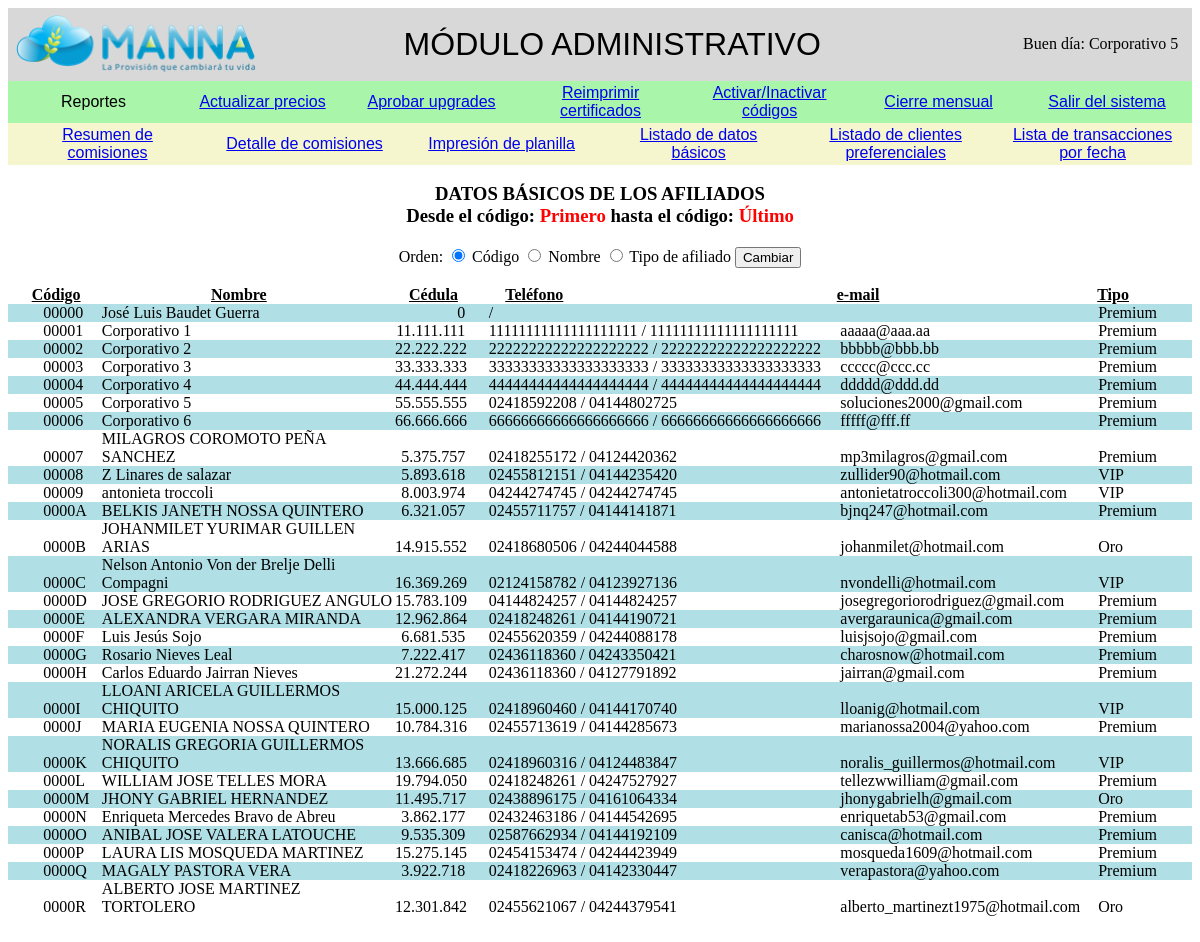
The app's page /admin/datosbasicos.php (signed in) with its own data.
### tables this page shows
CREATE TABLE `afiliados` (
  `id` bigint(20) NOT NULL COMMENT 'Id del sistema',
  `tit_codigo` varchar(20) NOT NULL COMMENT 'Código del titular',
  `tit_codigo_largo` varchar(20) NOT NULL COMMENT 'Código en el sistema del titular',
  `cot_codigo_largo` varchar(20) NOT NULL COMMENT 'Código en el sistema del cotitular',
  `tit_nombres` varchar(150) NOT NULL COMMENT 'Nombres del titular',
  `tit_apellidos` varchar(150) NOT NULL COMMENT 'Apellidos del titular',
  `tit_cedula` varchar(9) NOT NULL COMMENT 'Cédula del titular',
  `tit_rif` varchar(10) NOT NULL COMMENT 'R.I.F. del titular',
  `tit_fecha_nac` char(10) NOT NULL COMMENT 'Fecha de nacimiento del titular',
  `tit_edo_civil` varchar(10) NOT NULL COMMENT 'Estado civil del titular',
  `tit_sexo` varchar(9) NOT NULL COMMENT 'Sexo del titular',
  `tit_profesion` varchar(150) NOT NULL COMMENT 'Profesión del titular',
  `cot_nombres` varchar(150) NOT NULL COMMENT 'Nombres del cotitular',
  `cot_apellidos` varchar(150) NOT NULL COMMENT 'Apellidos del cotitular',
  `cot_cedula` varchar(9) NOT NULL COMMENT 'Cédula del cotitular',
  `cot_rif` varchar(10) NOT NULL COMMENT 'R.I.F. del cotitular',
  `cot_fecha_nac` char(10) NOT NULL COMMENT 'Fecha de nacimiento del cotitular',
  `cot_edo_civil` varchar(10) NOT NULL COMMENT 'Estado civil del cotitular',
  `cot_sexo` varchar(9) NOT NULL COMMENT 'Sexo del cotitular',
  `calle` varchar(150) NOT NULL COMMENT 'Calle / Avenida / Vereda',
  `cruce` varchar(150) NOT NULL COMMENT 'Cruce con / Sector / Manzana',
  `casa` varchar(50) NOT NULL COMMENT 'Casa / Edificio',
  `sector` varchar(150) NOT NULL COMMENT 'Urbanización / Sector',
  `piso` varchar(50) NOT NULL COMMENT 'Piso No.',
  `apto` varchar(50) NOT NULL COMMENT 'Apto. No.',
  `referencia` varchar(150) NOT NULL COMMENT 'Punto de referencia',
  `ciudad` varchar(150) NOT NULL COMMENT 'Ciudad',
  `municipio` varchar(150) NOT NULL COMMENT 'Municipio',
  `estado` varchar(150) NOT NULL COMMENT 'Estado',
  `parroquia` varchar(150) NOT NULL COMMENT 'Parroquia',
  `cod_postal` varchar(10) NOT NULL COMMENT 'Código Postal',
  `pais` varchar(150) NOT NULL COMMENT 'País',
  `tel_local` varchar(50) NOT NULL COMMENT 'Teléfono Local',
  `tel_celular` varchar(50) NOT NULL COMMENT 'Teléfono Celular',
  `email` varchar(150) NOT NULL COMMENT 'Correo electrónico',
  `enrol_codigo` varchar(20) NOT NULL COMMENT 'Código del enrolador',
  `enrol_nombre_completo` varchar(200) NOT NULL COMMENT 'Nombre completo del enrolador',
  `patroc_codigo` varchar(20) NOT NULL COMMENT 'Código del patrocinador',
  `patroc_nombre_completo` varchar(200) NOT NULL COMMENT 'Nombre completo del patrocinador',
  `banco_nombre_cta` varchar(200) NOT NULL COMMENT 'Titular de la cuenta bancaria',
  `banco_numero_cta` char(20) NOT NULL COMMENT 'Número de cuenta',
  `banco_nombre_bco` varchar(150) NOT NULL COMMENT 'Nombre del banco',
  `banco_sucursal` varchar(150) NOT NULL COMMENT 'Sucursal del banco',
  `banco_estado` varchar(150) NOT NULL COMMENT 'Estado de ubicación de la sucursal bancaria',
  `banco_tipo_cta` varchar(30) NOT NULL COMMENT 'Tipo de cuenta bancaria',
  `tipo_persona` varchar(12) NOT NULL COMMENT 'Tipo de persona jurídica',
  `nacionalidad` varchar(10) NOT NULL COMMENT 'Nacionalidad',
  `tipo_afiliado` varchar(7) NOT NULL COMMENT 'Tipo de afiliado',
  `tipo_kit` varchar(6) NOT NULL COMMENT 'Línea de afliación',
  `fecha_afiliacion` date NOT NULL COMMENT 'Fecha de afiliación',
  `envio` tinyint(1) NOT NULL COMMENT 'Envío (1="SI",0="NO")',
  `direccion_envio` varchar(500) NOT NULL COMMENT 'Direccíón de envío'
);

### admin/datosbasicos.php (the view, shortened to what this page needs)
<?php
include_once("cabecera.php");
include_once("menu.php");
include_once("reportes.php");
?>
<?php
$orden = isset($_POST['orden']) ? $_POST['orden'] : 'codigo';
if ($_POST['cod_desde']<>'') {
	$dsd = $_POST['cod_desde'];
} else {
	$dsd = 'Primero';
}
if ($_POST['cod_hasta']<>'') {
	$hst = $_POST['cod_hasta'];
} else {
	$hst = 'Último';
}
echo '<div id="cuerpo">';
	echo '<div style="text-align:center">';
		echo '<h3>DATOS BÁSICOS DE LOS AFILIADOS<br>';
		echo 'Desde el código: <font color="red">'.trim($dsd).'</font> hasta el código: <font color="red">'.trim($hst).'</font><br></h3>';
	echo '</div>';
	echo '<div style="text-align:center">';
		echo '<form name="orden" method="post" action="datosbasicos.php">';
		echo 'Orden: ';
			switch ($orden) {
				case 'codigo':
					$sorden = 'tit_codigo';
					echo '<input type="radio" name="orden" value="codigo" checked> Código ';
					echo '<input type="radio" name="orden" value="nombre"> Nombre ';
					echo '<input type="radio" name="orden" value="tipo"> Tipo de afiliado ';
					break;
			}
			echo '<input type="submit" value="Cambiar">';
		echo '</form><br>';
	echo '</div>';
	if ($dsd<>'Primero') {
		if ($hst<>'Último') {
			$query = "SELECT * FROM afiliados WHERE tit_codigo>='".trim($dsd)."' AND tit_codigo<='".trim($hst)."' order by ".$sorden;
		} else {
			$query = "SELECT * FROM afiliados WHERE tit_codigo>='".trim($dsd)."' order by ".$sorden;
		}
	} else {
		if ($hst<>'Último') {
			$query = "SELECT * FROM afiliados WHERE tit_codigo<='".trim($hst)."' order by ".$sorden;
		} else {
			$query = "SELECT * FROM afiliados order by ".$sorden;
		}
	}
	$result = mysql_query($query,$link);
	$color = true;
	echo '<div class="codigo"><b><u>Código</u></b></div>';
	echo '<div class="nombre" style="text-align:center;"><b><u>Nombre</u></b></div>';
	echo '<div class="cedula" style="text-align:right;"><b><u>Cédula</u></b></div>';
	echo '<div class="telefono2"><b><u>Teléfono</u></b></div>';
	echo '<div class="correo"><b><u>e-mail</u></b></div>';
	echo '<div class="tipoafiliado"><b><u>Tipo</u></b></div>';
	echo '<br>';
	echo "</div>";
	while($row = mysql_fetch_array($result)) {
		if ($color) {
			echo '<div class="grupo1" style="padding-left:1%;">';
			$color = false;
		} else {
			echo '<div class="grupo2" style="padding-left:1%;">';
			$color = true;
		}
	    $tit_codigo = $row["tit_codigo"];
		$name = trim($row["tit_nombres"])." ".trim($row["tit_apellidos"]);
		$cid = trim($row["tit_cedula"]);
		$correo = trim($row["email"]);
		$tlf = trim($row["tel_local"]).' / '.trim($row["tel_celular"]);
		$tipo_afiliado = trim($row["tipo_afiliado"]);
		echo '<div class="codigo">'.$tit_codigo.'</div>';
		echo '<div class="nombre">'.utf8_encode($name).'</div>';
		echo '<div class="cedula" style="text-align:right;">'.trim(number_format($cid,0,',','.')).'</div>';
		echo '<div class="telefono">'.$tlf.'</div>';
		echo '<div class="correo">'.$correo.'</div>';
		echo '<div class="tipoafiliado">'.$tipo_afiliado.'</div>';
		echo '<br>';
		echo "</div>";
	}
include_once("pie.php");
?>

### admin/datosbasicos.php (style rules this page uses)
.codigo { width: 5%; display: inline-block; }
.nombre { width: 25%; display: inline-block; }
.telefono { width: 30%; display: inline-block; }
.telefono2 { width: 28%; display: inline-block; }
.correo { width: 20%; display: inline-block; }
.cedula { width: 6%; display: inline-block; }
.tipoafiliado { width: 6%; display: inline-block; }
.grupo1 { background-color: powderblue; }
.grupo2 { background-color: none; }

### records on screen
afiliados: tit_codigo "00000", utf8_encode($name) "José Luis Baudet Guerra", tit_cedula "0", tlf "/", tipo_afiliado "Premium"
afiliados: tit_codigo "00001", utf8_encode($name) "Corporativo 1", tit_cedula "11.111.111", tlf "11111111111111111111 / 11111111111111111111", email "aaaaa@aaa.aa", tipo_afiliado "Premium"
afiliados: tit_codigo "00002", utf8_encode($name) "Corporativo 2", tit_cedula "22.222.222", tlf "22222222222222222222 / 22222222222222222222", email "bbbbb@bbb.bb", tipo_afiliado "Premium"
afiliados: tit_codigo "00003", utf8_encode($name) "Corporativo 3", tit_cedula "33.333.333", tlf "33333333333333333333 / 33333333333333333333", email "ccccc@ccc.cc", tipo_afiliado "Premium"
afiliados: tit_codigo "00004", utf8_encode($name) "Corporativo 4", tit_cedula "44.444.444", tlf "44444444444444444444 / 44444444444444444444", email "ddddd@ddd.dd", tipo_afiliado "Premium"
afiliados: tit_codigo "00005", utf8_encode($name) "Corporativo 5", tit_cedula "55.555.555", tlf "02418592208 / 04144802725", email "soluciones2000@gmail.com", tipo_afiliado "Premium"
afiliados: tit_codigo "00006", utf8_encode($name) "Corporativo 6", tit_cedula "66.666.666", tlf "66666666666666666666 / 66666666666666666666", email "fffff@fff.ff", tipo_afiliado "Premium"
afiliados: tit_codigo "00007", utf8_encode($name) "MILAGROS COROMOTO PEÑA SANCHEZ", tit_cedula "5.375.757", tlf "02418255172 / 04124420362", email "mp3milagros@gmail.com", tipo_afiliado "Premium"
afiliados: tit_codigo "00008", utf8_encode($name) "Z Linares de salazar", tit_cedula "5.893.618", tlf "02455812151 / 04144235420", email "zullider90@hotmail.com", tipo_afiliado "VIP"
afiliados: tit_codigo "00009", utf8_encode($name) "antonieta troccoli", tit_cedula "8.003.974", tlf "04244274745 / 04244274745", email "antonietatroccoli300@hotmail.com", tipo_afiliado "VIP"
afiliados: tit_codigo "0000A", utf8_encode($name) "BELKIS JANETH NOSSA QUINTERO", tit_cedula "6.321.057", tlf "02455711757 / 04144141871", email "bjnq247@hotmail.com", tipo_afiliado "Premium"
afiliados: tit_codigo "0000B", utf8_encode($name) "JOHANMILET YURIMAR GUILLEN ARIAS", tit_cedula "14.915.552", tlf "02418680506 / 04244044588", email "johanmilet@hotmail.com", tipo_afiliado "Oro"
afiliados: tit_codigo "0000C", utf8_encode($name) "Nelson Antonio Von der Brelje Delli Compagni", tit_cedula "16.369.269", tlf "02124158782 / 04123927136", email "nvondelli@hotmail.com", tipo_afiliado "VIP"
afiliados: tit_codigo "0000D", utf8_encode($name) "JOSE GREGORIO RODRIGUEZ ANGULO", tit_cedula "15.783.109", tlf "04144824257 / 04144824257", email "josegregoriorodriguez@gmail.com", tipo_afiliado "Premium"
afiliados: tit_codigo "0000E", utf8_encode($name) "ALEXANDRA VERGARA MIRANDA", tit_cedula "12.962.864", tlf "02418248261 / 04144190721", email "avergaraunica@gmail.com", tipo_afiliado "Premium"
afiliados: tit_codigo "0000F", utf8_encode($name) "Luis Jesús Sojo", tit_cedula "6.681.535", tlf "02455620359 / 04244088178", email "luisjsojo@gmail.com", tipo_afiliado "Premium"
afiliados: tit_codigo "0000G", utf8_encode($name) "Rosario Nieves Leal", tit_cedula "7.222.417", tlf "02436118360 / 04243350421", email "charosnow@hotmail.com", tipo_afiliado "Premium"
afiliados: tit_codigo "0000H", utf8_encode($name) "Carlos Eduardo Jairran Nieves", tit_cedula "21.272.244", tlf "02436118360 / 04127791892", email "jairran@gmail.com", tipo_afiliado "Premium"
afiliados: tit_codigo "0000I", utf8_encode($name) "LLOANI ARICELA GUILLERMOS CHIQUITO", tit_cedula "15.000.125", tlf "02418960460 / 04144170740", email "lloanig@hotmail.com", tipo_afiliado "VIP"
afiliados: tit_codigo "0000J", utf8_encode($name) "MARIA EUGENIA NOSSA QUINTERO", tit_cedula "10.784.316", tlf "02455713619 / 04144285673", email "marianossa2004@yahoo.com", tipo_afiliado "Premium"
afiliados: tit_codigo "0000K", utf8_encode($name) "NORALIS GREGORIA GUILLERMOS CHIQUITO", tit_cedula "13.666.685", tlf "02418960316 / 04124483847", email "noralis_guillermos@hotmail.com", tipo_afiliado "VIP"
afiliados: tit_codigo "0000L", utf8_encode($name) "WILLIAM JOSE TELLES MORA", tit_cedula "19.794.050", tlf "02418248261 / 04247527927", email "tellezwwilliam@gmail.com", tipo_afiliado "Premium"
afiliados: tit_codigo "0000M", utf8_encode($name) "JHONY GABRIEL HERNANDEZ", tit_cedula "11.495.717", tlf "02438896175 / 04161064334", email "jhonygabrielh@gmail.com", tipo_afiliado "Oro"
afiliados: tit_codigo "0000N", utf8_encode($name) "Enriqueta Mercedes Bravo de Abreu", tit_cedula "3.862.177", tlf "02432463186 / 04144542695", email "enriquetab53@gmail.com", tipo_afiliado "Premium"
afiliados: tit_codigo "0000O", utf8_encode($name) "ANIBAL JOSE VALERA LATOUCHE", tit_cedula "9.535.309", tlf "02587662934 / 04144192109", email "canisca@hotmail.com", tipo_afiliado "Premium"
afiliados: tit_codigo "0000P", utf8_encode($name) "LAURA LIS MOSQUEDA MARTINEZ", tit_cedula "15.275.145", tlf "02454153474 / 04244423949", email "mosqueda1609@hotmail.com", tipo_afiliado "Premium"
afiliados: tit_codigo "0000Q", utf8_encode($name) "MAGALY PASTORA VERA", tit_cedula "3.922.718", tlf "02418226963 / 04142330447", email "verapastora@yahoo.com", tipo_afiliado "Premium"
afiliados: tit_codigo "0000R", utf8_encode($name) "ALBERTO JOSE MARTINEZ TORTOLERO", tit_cedula "12.301.842", tlf "02455621067 / 04244379541", email "alberto_martinezt1975@hotmail.com", tipo_afiliado "Oro"

### other values on screen
$nombre "Corporativo 5"
$dsd "Primero"
$hst "Último"
